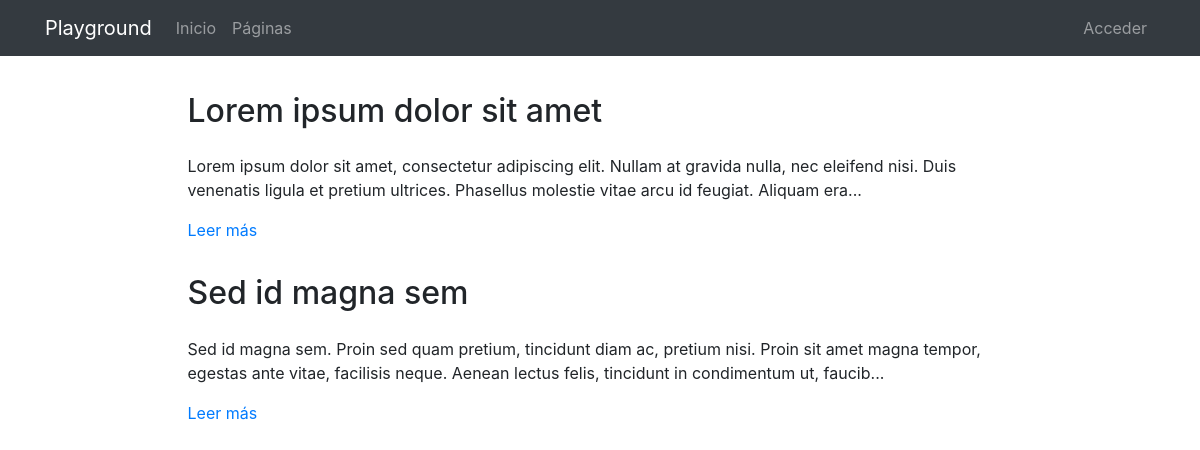
The page /pages/ on the database its author committed.
### pages/models.py (models this page shows, shortened)
class Page(models.Model):
    title = models.CharField(verbose_name="Título", max_length=200)
    content = RichTextField(verbose_name="Contenido")
    order = models.SmallIntegerField(verbose_name="Orden", default=0)
    created = models.DateTimeField(auto_now_add=True, verbose_name="Fecha de creación")
    updated = models.DateTimeField(auto_now=True, verbose_name="Fecha de edición")
    class Meta:
        verbose_name = "página"
        verbose_name_plural = "páginas"
        ordering = ['order', 'title']

### pages/views.py (the view)
# urls.py: path('', views.pages, name='pages'),
def pages(request):
    pages = get_list_or_404(Page)
    return render(request, 'pages/pages.html', {'pages':pages})

### pages/templates/pages/pages.html (shortened to what this page needs)
{% extends 'core/base.html' %}
{% load static %}
{% block content %}
<main role="main">
  <div class="container mb-4">
    {% for page in pages %}
      <div class="row mt-3">
        <div class="col-md-9 mx-auto">
          <h2 class="mb-4">{{page.title}}</h2>
          <div>
            <p>{{page.content|striptags|safe|truncatechars:"200"}}</p>
            <p><a href="{% url 'page' page.id page.title|slugify %}">Leer más</a>
            </p>
          </div>
        </div>
      </div>
    {% endfor %}
  </div>
</main>
{% endblock %}

### core/templates/core/base.html (shortened to what this page needs)
<!DOCTYPE html>
<html lang="es">
  <head>
    {% load static %}
    <link href="{% static 'core/vendor/bootstrap/css/bootstrap.min.css' %}" rel="stylesheet">
    <link href="{% static 'core/vendor/font-awesome/css/font-awesome.min.css' %}" rel="stylesheet" type="text/css">
    <link href="{% static 'core/css/main.css' %}" rel="stylesheet">
  </head>
  <body>
    <body>
      <nav class="navbar navbar-expand-lg navbar-dark bg-dark">
        <div class="container">
          <a class="navbar-brand" href="{% url 'home' %}">Playground</a>
          <div class="collapse navbar-collapse" id="ned">
            <ul class="navbar-nav mr-auto">
              <li class="nav-item">
                <a class="nav-link" href="{% url 'home' %}">Inicio</a>
              </li>
              <li class="nav-item">
                <a class="nav-link" href="{% url 'pages' %}">Páginas</a>
              </li>
            </ul>
            <ul class="navbar-nav">
              <li class="nav-item">
                <a class="nav-link" href="/admin/">
                  {% if request.user.is_staff %}Admin{% else %}Acceder{% endif %}
                </a>
              </li>
            </ul>
          </div>
        </div>
      </nav>
      {% block content %}{% endblock %}
  </body>
</html>

### core/static/core/css/main.css (style rules this page uses)
main { padding-top: 20px; }
:root { --jumbotron-padding-y: 3rem; }

### rows shown on the page
Page: title "Lorem ipsum dolor sit amet", content "Lorem ipsum dolor sit amet, consectetur adipiscing elit. Nullam at gravida nulla, nec eleifend nisi. Duis venenatis ligula et pretium ultrices. Phasellus molestie vitae arcu id feugiat. Aliquam era..."
Page: title "Sed id magna sem", content "Sed id magna sem. Proin sed quam pretium, tincidunt diam ac, pretium nisi. Proin sit amet magna tempor, egestas ante vitae, facilisis neque. Aenean lectus felis, tincidunt in condimentum ut, faucib..."
